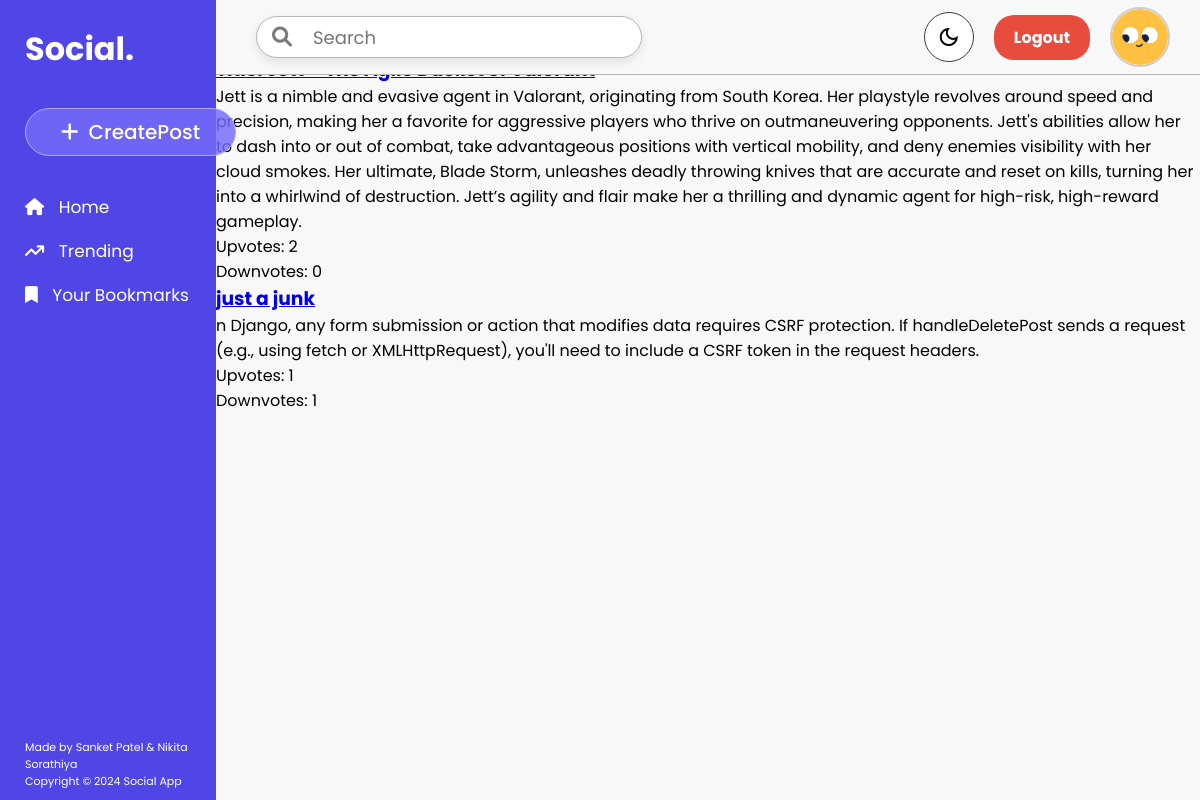
Before: /trending/ (signed in) with the older database file.
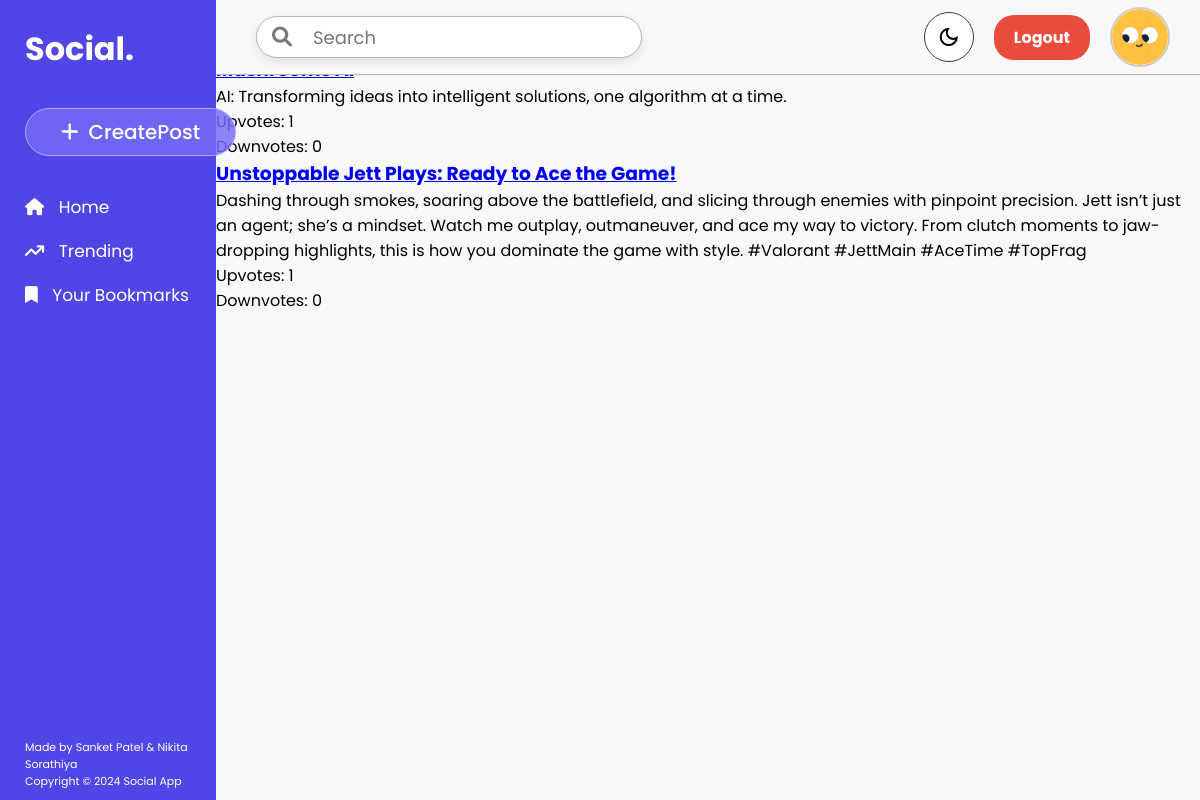
After: the same page with the newer database file.
### main/models.py (models this page shows, shortened)
class Post(models.Model):
    title = models.CharField(max_length=255)
    description = models.TextField()
    media = models.FileField(upload_to="post_media/",null=True,blank=True)
    author = models.ForeignKey(User,on_delete=models.CASCADE,related_name="authored_posts")
    upvotes = models.PositiveIntegerField(default=0)
    downvotes = models.PositiveIntegerField(default=0)
    created_at = models.DateTimeField(default=timezone.now)
    sensitive_content = models.BooleanField(default=False)
    def __str__(self):
        return self.title

### main/views.py (the view)
# urls.py: path('trending/', views.trending, name='trending'),
def trending(request):
    if request.session.get('username'):
        trending_posts = Post.objects.order_by('-upvotes')[:2]
        print(trending_posts)
        return render(request, 'trending.html', {'posts': trending_posts, 'username': request.session['username']})
    else:
        return redirect('login')

### main/templates/trending.html (shortened to what this page needs)
{% extends "base.html" %}
{% block content %}
    <h2 style="margin-bottom: 20px;">Trending Posts</h2>
    {% for post in posts %}
        <div>
            <h3><a href="{% url 'post_detail' post.id %}">{{ post.title }}</a></h3>
            <p>{{ post.description }}</p>
            <p>Upvotes: {{ post.upvotes }}</p>
            <p>Downvotes: {{ post.downvotes }}</p>
        </div>
    {% endfor %}
{% endblock %}

Changed rows visible on the page:
removed Post: description "Jett is a nimble and evasive agent in Valorant, originating from South Korea. Her playstyle revolves around speed and precision, making her a favorite for aggressive players who thrive on outmaneuvering opponents. Jett's abilities allow her to dash into or out of combat, take advantageous positions with vertical mobility, and deny enemies visibility with her cloud smokes. Her ultimate, Blade Storm, unleashes deadly throwing knives that are accurate and reset on kills, turning her into a whirlwind of destruction. Jett’s agility and flair make her a thrilling and dynamic agent for high-risk, high-reward gameplay.", upvotes "2", downvotes "0"
removed Post: title "just a junk", description "n Django, any form submission or action that modifies data requires CSRF protection. If handleDeletePost sends a request (e.g., using fetch or XMLHttpRequest), you'll need to include a CSRF token in the request headers.", upvotes "1", downvotes "1"
added Post: description "AI: Transforming ideas into intelligent solutions, one algorithm at a time.", upvotes "1", downvotes "0"
added Post: title "Unstoppable Jett Plays: Ready to Ace the Game!", description "Dashing through smokes, soaring above the battlefield, and slicing through enemies with pinpoint precision. Jett isn’t just an agent; she’s a mindset. Watch me outplay, outmaneuver, and ace my way to victory. From clutch moments to jaw-dropping highlights, this is how you dominate the game with style. #Valorant #JettMain #AceTime #TopFrag", upvotes "1", downvotes "0"
